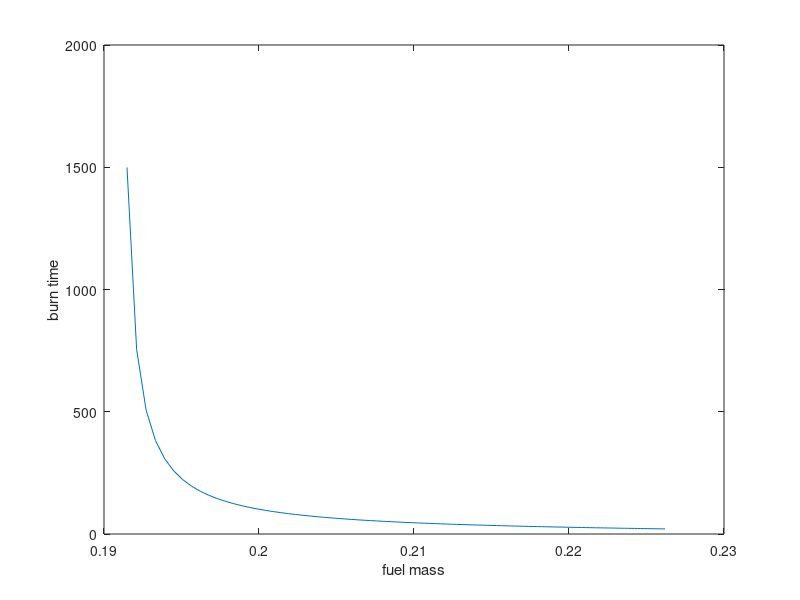

This chart was generated by the following MATLAB code:
% ASSUME CENTRE-PERFORATED FUEL GRAIN %

n = 0.5; % regression rate exponent, empirical, Ch.6, pp. 110
PDR = 2:0.01:3; % port dia ratio Df/Di, Ch. 7, pp. 134
D_f = 60e-3; % final fuel grain port dia, m
D_i = D_f./PDR; % initial fuel grain port dia, m
L_f = 100e-3; % fuel length, m
m_f = 0; % total fuel mass, kg
p_f = 900; % fuel density, kg m-3
m_o = 0:0.01:1; % total oxidiser mass, kg - GUESS
a_o = 1.55E-04; %regression rate coefficient (only in terms of oxidiser mass flux), empirical, Ch.6, pp. 110

m_f = 1/4 * (L_f * (pi * p_f * (D_f^2 - D_i.^2)));

t_b = (((D_f^(2*n+1) - D_i.^(2*n+1)) * pi^n) ./ (a_o * (2*n + 1) * 2^(2*n + 1) * m_o .^ n)) .^ (1 / (1-n)); % Check! Unrealistic values
 

plot(m_f, t_b);
xlabel('fuel mass'); ylabel('burn time');
